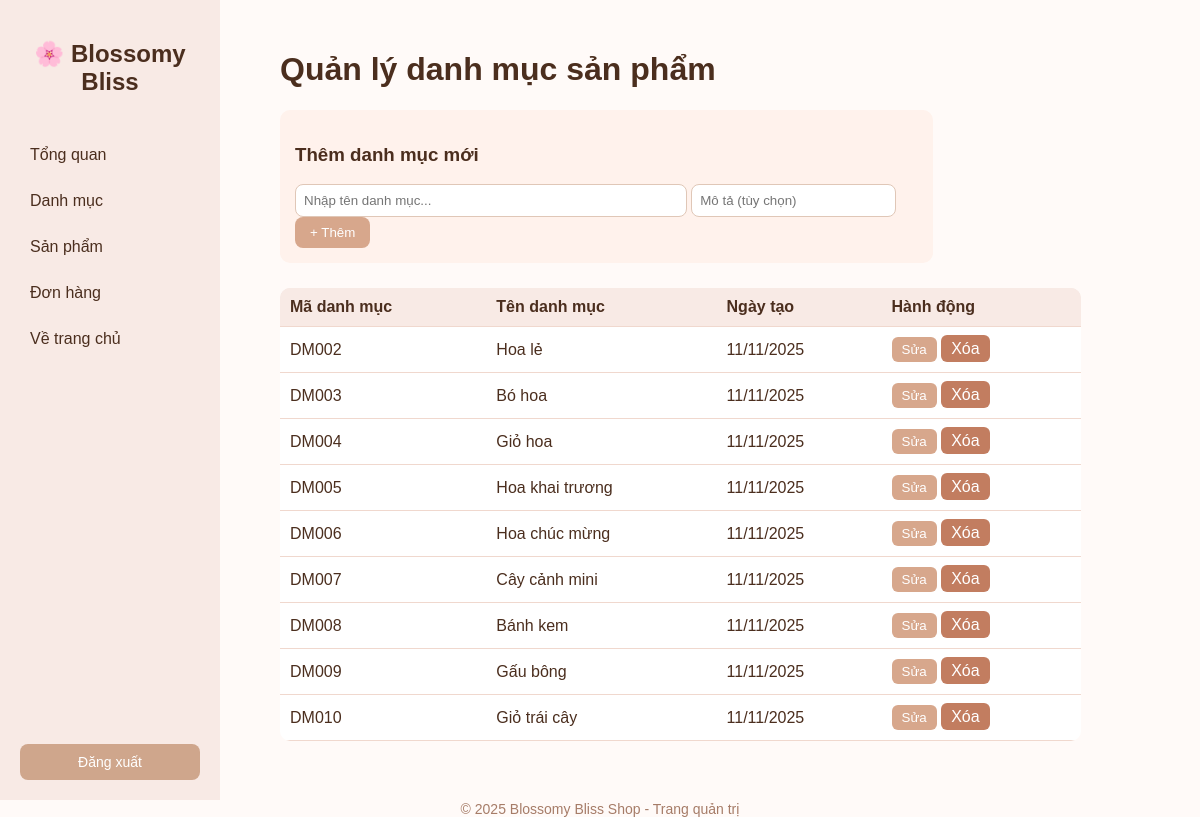
Page /admin/category/list.php on the earlier database version.
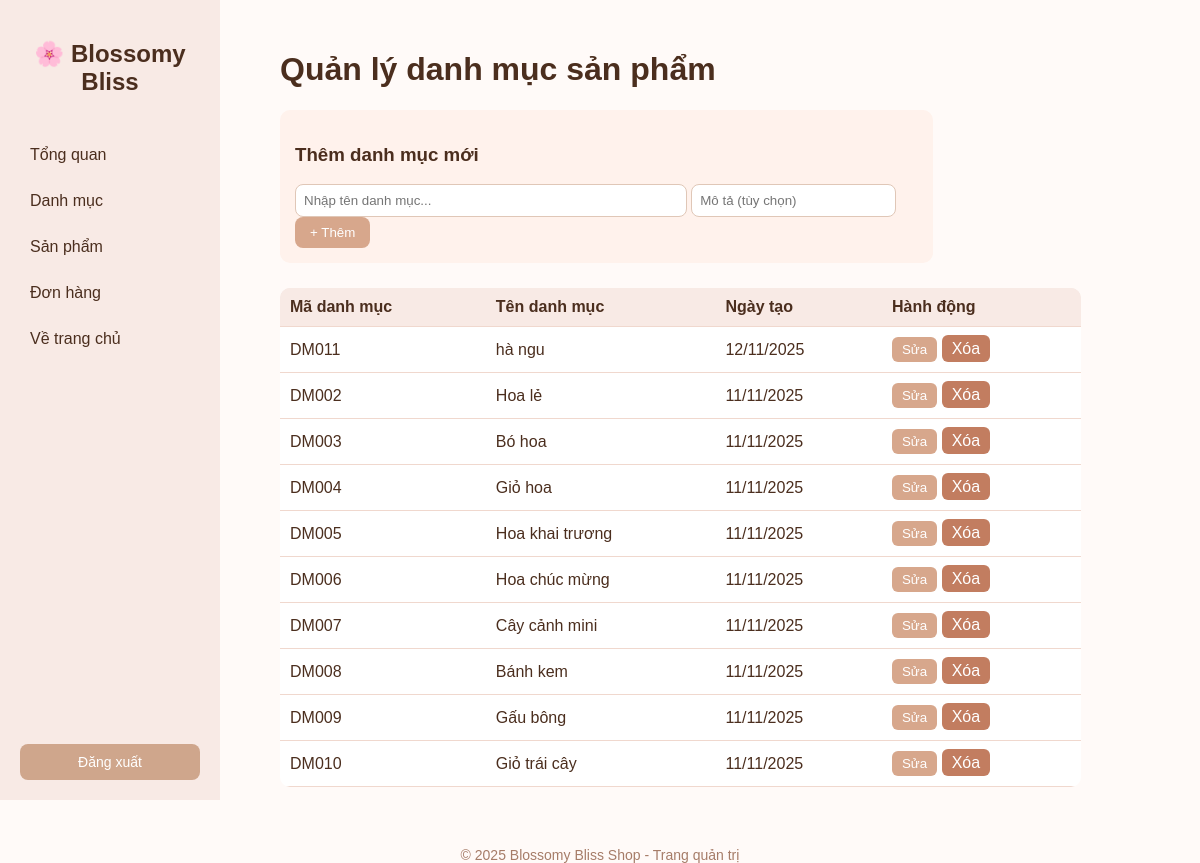
Same page on the later database version.
### tables this page shows
CREATE TABLE `categories` (
  `category_id` varchar(10) NOT NULL,
  `category_name` varchar(100) NOT NULL,
  `category_description` text DEFAULT NULL,
  `created_at` datetime DEFAULT current_timestamp()
);

### admin/category/list.php (the view, shortened to what this page needs)
<?php
include '../../include/db_connect.php';
include '../includes/admin_header.php';
?>
<h1>Quản lý danh mục sản phẩm</h1>
<form method="POST" style="background:#fff2ec; padding:15px; border-radius:10px; width:70%; margin-bottom:25px;">
  <h3>Thêm danh mục mới</h3>
  <input type="text" name="category_name" placeholder="Nhập tên danh mục..." required
         style="width:60%; padding:8px; border:1px solid #e0c7b7; border-radius:8px;">
  <input type="text" name="category_description" placeholder="Mô tả (tùy chọn)"
         style="width:30%; padding:8px; border:1px solid #e0c7b7; border-radius:8px;">
  <button type="submit" name="add"
          style="padding:8px 15px; background:#d7a78c; color:#fff; border:none; border-radius:8px; cursor:pointer;">+ Thêm</button>
</form>
<table style="width:90%; border-collapse:collapse; background:white; border-radius:10px; overflow:hidden;">
  <thead>
    <tr style="background:#f8eae5;">
      <th style="padding:10px;">Mã danh mục</th>
      <th style="padding:10px;">Tên danh mục</th>
      <th style="padding:10px;">Ngày tạo</th>
      <th style="padding:10px;">Hành động</th>
    </tr>
  </thead>
  <tbody>
  <?php
  $sql = "SELECT * FROM categories ORDER BY created_at DESC";
  $result = $conn->query($sql);
  if ($result && $result->num_rows > 0) {
      while ($row = $result->fetch_assoc()) {
          $catId = htmlspecialchars($row['category_id']);
          $catName = htmlspecialchars($row['category_name']);
          $catDesc = htmlspecialchars($row['category_description'] ?? '');
          $catDate = date('d/m/Y', strtotime($row['created_at']));
          echo "<tr style='text-align:center; border-bottom:1px solid #f1dfd6;'>
                  <td>{$catId}</td>
                  <td>{$catName}</td>
                  <td>{$catDate}</td>
                  <td>
                    <button onclick=\"openEditForm('{$catId}', '{$catName}', '{$catDesc}')\"
                            style='padding:5px 10px; background:#d7a78c; color:white; border:none; border-radius:6px; cursor:pointer;'>Sửa</button>
                    <a href='list.php?delete={$catId}'
                       onclick='return confirm(\"Bạn có chắc muốn xóa danh mục này không?\")'
                       style='padding:5px 10px; background:#c27d60; color:white; border-radius:6px; text-decoration:none;'>Xóa</a>
                  </td>
                </tr>";
      }
  } else {
      echo "<tr><td colspan='4' style='text-align:center; padding:15px;'>Chưa có danh mục nào</td></tr>";
  }
  ?>
  </tbody>
</table>
<?php include '../includes/admin_footer.php'; ?>

Differences in the rows shown:
added categories: category_id "DM011", category_name "hà ngu", created_at "12/11/2025"
